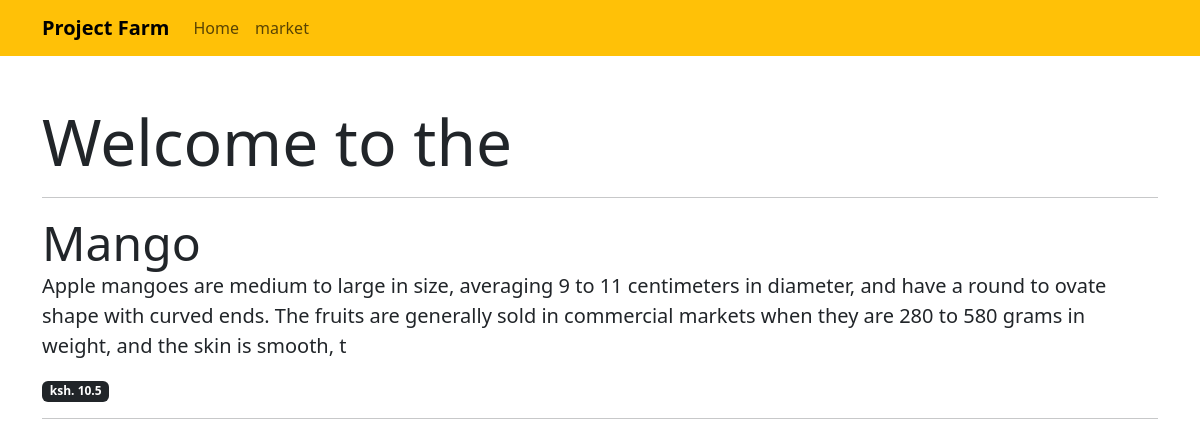
/firstApp/readOne/1, run on the app's committed database.
### firstApp/models.py (models this page shows, shortened)
class Fruit(models.Model):
    name = models.CharField(max_length=200)
    description = models.CharField(max_length=255) # strings with a max length in character of 255
    price = models.FloatField() # float numbers eg 20.25
    created_at = models.DateField(auto_now_add=True)
    updated_at = models.DateField(auto_now=True)

### firstApp/views.py (the view)
# urls.py: path('readOne/<str:pk>', views.readOneFruit, name ='readOne'),
def readOneFruit(request,pk):
    fruit = Fruit.objects.get(id = pk)
    context ={"fruit":fruit}
    return render(request,"firstApp/fruit_details.html", context)

### firstApp/templates/firstApp/fruit_details.html
{% extends 'main.html' %}
{% block content %}
<div class="container my-5">
    <div class="display-3"> Welcome to the  </div>
    <hr>
        <div class="display-5">{{fruit.name}}</div>
        <p class="lead">{{fruit.description}}</p>
        <div class="badge bg-dark">ksh. {{fruit.price}}</div>
    <hr>
</div>
{% endblock %}

### data on the page
Fruit: name "Mango", description "Apple mangoes are medium to large in size, averaging 9 to 11 centimeters in diameter, and have a round to ovate shape with curved ends. The fruits are generally sold in commercial markets when they are 280 to 580 grams in weight, and the skin is smooth, t", price "10.5"
